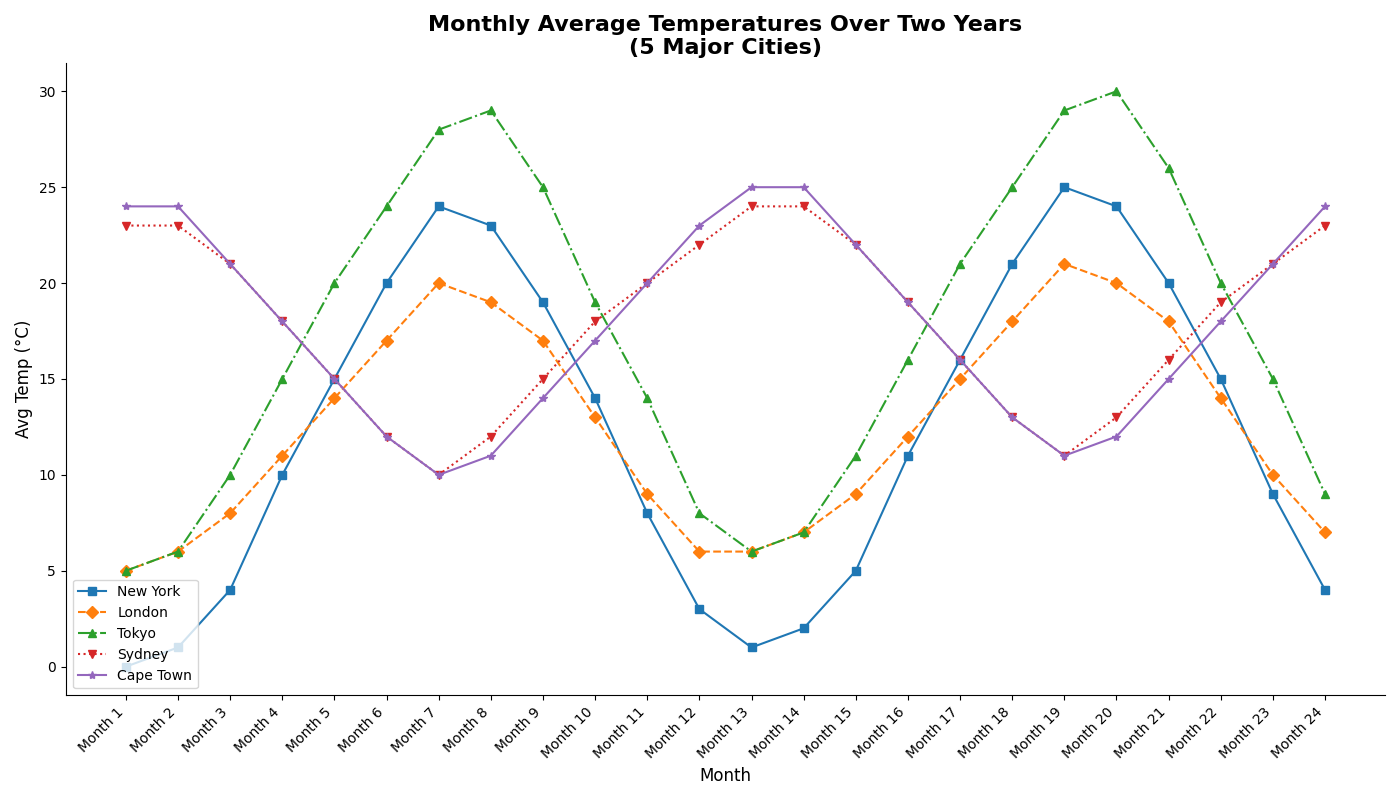

Write Python code to recreate this figure.
import matplotlib.pyplot as plt
import numpy as np

months = np.arange(1, 25)
cities = ['New York', 'London', 'Tokyo', 'Sydney', 'Cape Town']

new_york = [0, 1, 4, 10, 15, 20, 24, 23, 19, 14, 8, 3,
            1, 2, 5, 11, 16, 21, 25, 24, 20, 15, 9, 4]
london = [5, 6, 8, 11, 14, 17, 20, 19, 17, 13, 9, 6,
          6, 7, 9, 12, 15, 18, 21, 20, 18, 14, 10, 7]
tokyo = [5, 6, 10, 15, 20, 24, 28, 29, 25, 19, 14, 8,
         6, 7, 11, 16, 21, 25, 29, 30, 26, 20, 15, 9]
sydney = [23, 23, 21, 18, 15, 12, 10, 12, 15, 18, 20, 22,
          24, 24, 22, 19, 16, 13, 11, 13, 16, 19, 21, 23]
cape_town = [24, 24, 21, 18, 15, 12, 10, 11, 14, 17, 20, 23,
             25, 25, 22, 19, 16, 13, 11, 12, 15, 18, 21, 24]

data = [new_york, london, tokyo, sydney, cape_town]

# Plot configuration
fig, ax = plt.subplots(figsize=(14, 8))

# Randomly chosen markers and styles
markers = ['s', 'D', '^', 'v', '*']
line_styles = ['-', '--', '-.', ':', '-']

# Plotting data with style changes
for temperatures, city, marker, line_style in zip(data, cities, markers, line_styles):
    ax.plot(months, temperatures, marker=marker, linestyle=line_style, label=city)

# Customizing the appearance
ax.set_title('Monthly Average Temperatures Over Two Years\n(5 Major Cities)', fontsize=16, fontweight='bold')
ax.set_xlabel('Month', fontsize=12)
ax.set_ylabel('Avg Temp (°C)', fontsize=12)

# Setting x-ticks
ax.set_xticks(months)
ax.set_xticklabels([f'Month {i}' for i in months], rotation=45, ha='right')

# Alter grid and legend
ax.grid(False)  # Disable grid
ax.legend(loc='lower left', fontsize=10)  # Changed legend position

# Adjusting border visibility
ax.spines['top'].set_visible(False)
ax.spines['right'].set_visible(False)

plt.tight_layout()
plt.show()
